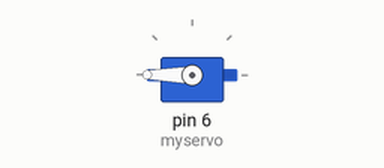
Recording of a sketch running on a simulated Arduino Uno, built with avr-gcc and run on an emulated ATmega328P. Parts: servo.

Above: at 0.05 s.
At 5.1 s:
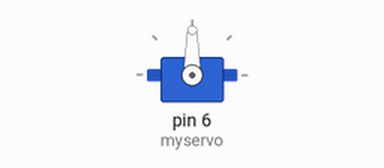
Timing chart, 0 to 6.7 s (numbered marks = the images above):
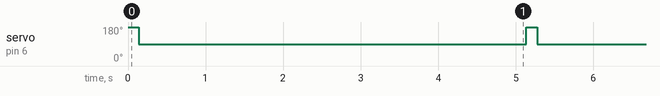

The sketch:

servo.ino
```cpp
#include <Servo.h>
Servo myservo;
void setup() {
  // put your setup code here, to run once:
  myservo.attach(6);
}

void loop() {
  // put your main code here, to run repeatedly:
  myservo.write(180);
  delay(140);
  myservo.write(90);
  delay(5000);
}
```

Measured:
- by itself, servo on pin 6 (myservo): alternates 180° for 0.14 s and 90° for 5.0 s
